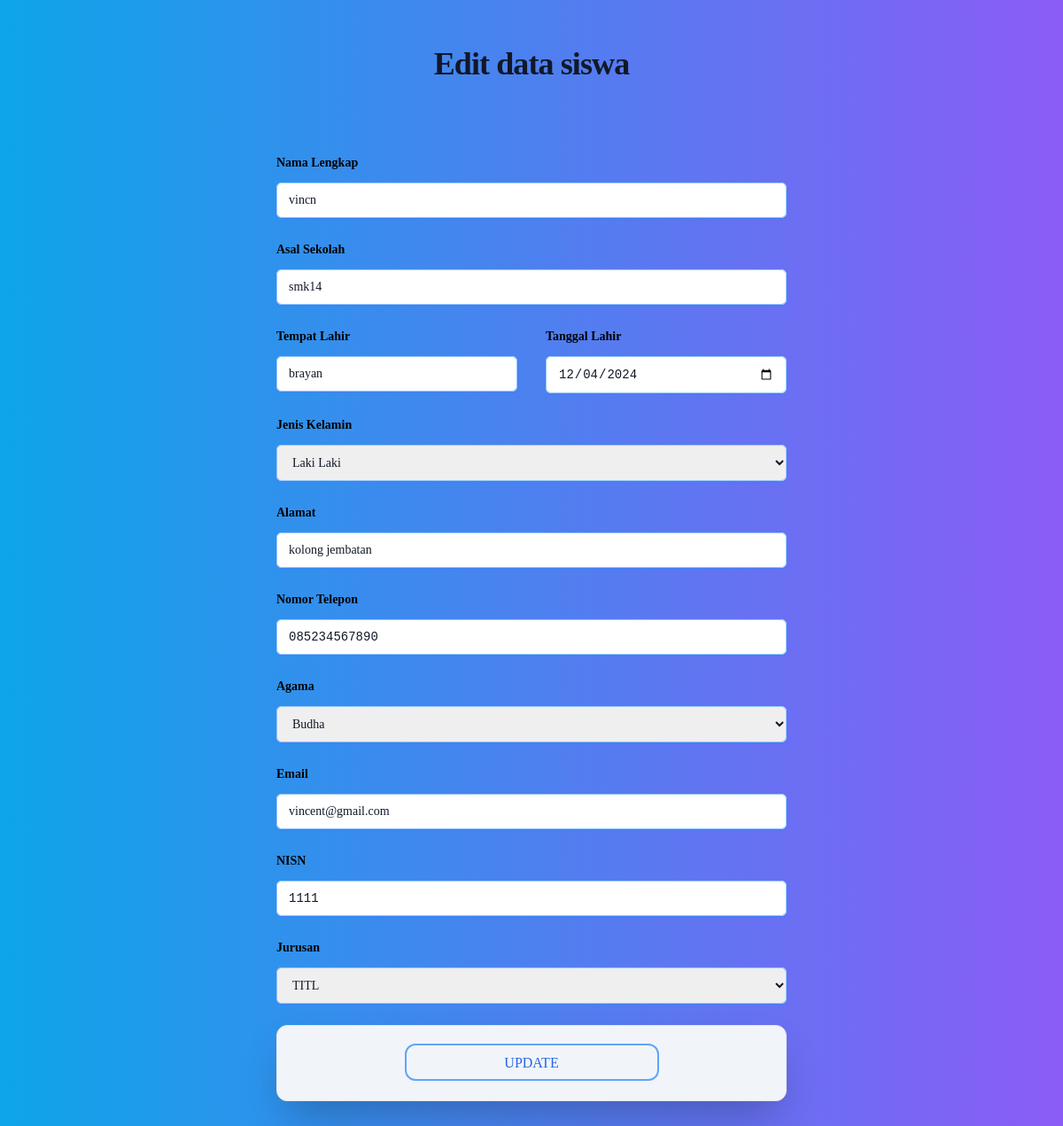
/edit.php?ide=1 (signed in), run on the app's committed database.
### tables this page shows
CREATE TABLE `pendaftar` (
  `ID` int(11) NOT NULL,
  `nama` varchar(100) NOT NULL,
  `asal` varchar(150) NOT NULL,
  `tempat` varchar(150) NOT NULL,
  `tanggal` date NOT NULL,
  `jk` varchar(11) NOT NULL,
  `alamat` varchar(100) NOT NULL,
  `nomor` varchar(150) NOT NULL,
  `agama` varchar(100) NOT NULL,
  `email` varchar(100) NOT NULL,
  `nisn` int(50) NOT NULL,
  `bid_study` varchar(150) NOT NULL,
  `tgl_daftar` date NOT NULL DEFAULT current_timestamp(),
  `setatus` varchar(50) NOT NULL,
  `pembaharuan` timestamp NULL DEFAULT NULL ON UPDATE current_timestamp()
);

### edit.php (the view, shortened to what this page needs)
<?php
    include("config.php");
    $id = $_GET['ide'];
    $sql = "SELECT * FROM pendaftar WHERE   ID = '$id'";
    $result = mysqli_query($db, $sql);
    $data = mysqli_fetch_array($result);
?>
<!DOCTYPE html>
<html lang="en">
<head>
    <script src="https://cdn.tailwindcss.com"></script>
</head>
<body class="bg-gradient-to-r from-sky-500 to-violet-500 font-serif">
    <div class="py-8">
<div class="isolate px-6 py-3 md:py-5 lg:px-8">
  <div class="mx-auto max-w-2xl text-center">
    <h2 class="text-3xl font-bold tracking-tight text-gray-900 sm:text-4xl">Edit data siswa</h2>
  </div>
  <form action="" method="POST" class="mx-auto mt-16 max-w-xl sm:mt-20">
    <div class="grid grid-cols-1 gap-x-8 gap-y-6 sm:grid-cols-2">
      <div class="sm:col-span-2">
        <label for="nama" class="block text-sm font-semibold leading-6 text-black">Nama Lengkap</label>
        <div class="mt-2.5">
          <input type="text" name="nama" value="<?=$data['nama'] ?>" id="nama" autocomplete="organization" class="block w-full rounded-md border-0 px-3.5 py-2 text-gray-900 shadow-sm ring-1 ring-inset shadow-blue-500 ring-blue-300 placeholder:text-gray-400 focus:ring-2 focus:ring-inset focus:ring-blue-400 sm:text-sm sm:leading-6" required>
        </div>
      </div>
      <div class="sm:col-span-2">
        <label for="asal" class="block text-sm font-semibold leading-6 text-black">Asal Sekolah</label>
        <div class="mt-2.5">
          <input type="text" name="asal" value="<?=$data['asal'] ?>" id="asal" autocomplete="organization" class="block w-full rounded-md border-0 px-3.5 py-2 text-gray-900 shadow-sm ring-1 ring-inset shadow-blue-500 ring-blue-300 placeholder:text-gray-400 focus:ring-2 focus:ring-inset focus:ring-blue-400 sm:text-sm sm:leading-6" required>
        </div>
      </div>
      <div>
        <label for="tmp" class="block text-sm font-semibold leading-6 text-black">Tempat Lahir</label>
        <div class="mt-2.5">
          <input type="text" name="tempat" value="<?=$data['tempat'] ?>" id="tmp" autocomplete="given-name" class="block w-full rounded-md border-0 px-3.5 py-2 text-gray-900 shadow-sm shadow-blue-500 ring-1 ring-inset ring-blue-300 placeholder:text-gray-400 focus:ring-2 focus:ring-inset focus:ring-blue-400 sm:text-sm sm:leading-6" required>
        </div>
      </div>
      <div>
        <label for="tgl" class="block text-sm font-semibold leading-6 text-black">Tanggal Lahir</label>
        <div class="mt-2.5">
          <input type="date" name="tanggal" value="<?=$data['tanggal'] ?>" id="tgl" autocomplete="family-name" class="font-mono block w-full rounded-md border-0 px-3.5 py-2 text-gray-900 shadow-sm ring-1 ring-inset shadow-blue-500 ring-blue-300 placeholder:text-gray-400 focus:ring-2 focus:ring-inset focus:ring-blue-400 sm:text-sm sm:leading-6 " required>
        </div>
      </div>
      <div class="sm:col-span-2">
        <label for="jk" class="block text-sm font-semibold leading-6 text-black">Jenis Kelamin</label>
        <div class="mt-2.5">
          <select name="jk" id="jk" class="block w-full rounded-md border-0 px-3.5 py-3 text-gray-900 shadow-sm ring-1 ring-inset shadow-blue-500 ring-blue-300 placeholder:text-gray-400 focus:ring-2 focus:ring-inset focus:ring-blue-400 sm:text-sm sm:leading-6">
          <?php
            if ($data['jk'] == "Laki Laki") echo "<option value='Laki Laki' selected>Laki Laki</option>";
            else echo "<option value='Laki Laki'>Laki Laki</option>"; ?>
          </select>
        </div>
      </div>
      <div class="sm:col-span-2">
        <label for="alamat" class="block text-sm font-semibold leading-6 text-black">Alamat</label>
        <div class="mt-2.5">
          <input type="text" name="alamat" value="<?=$data['alamat'] ?>" id="alamat" autocomplete="organization" class="block w-full rounded-md border-0 px-3.5 py-2 text-gray-900 shadow-sm ring-1 ring-inset shadow-blue-500 ring-blue-300 placeholder:text-gray-400 focus:ring-2 focus:ring-inset focus:ring-blue-400 sm:text-sm sm:leading-6" required>
        </div>
      </div>
      <div class="sm:col-span-2">
        <label for="nomor" class="block text-sm font-semibold leading-6 text-black">Nomor Telepon</label>
        <div class="mt-2.5">
          <input type="number" name="nomor" value="<?=$data['nomor'] ?>" id="nomor" autocomplete="organization" class="font-mono block w-full rounded-md border-0 px-3.5 py-2 text-gray-900 shadow-sm ring-1 ring-inset shadow-blue-500 ring-blue-300 placeholder:text-gray-400 focus:ring-2 focus:ring-inset focus:ring-blue-400 sm:text-sm sm:leading-6" required>
        </div>
      </div>
      <div class="sm:col-span-2">
        <label for="agama" class="block text-sm font-semibold leading-6 text-black">Agama</label>
        <div class="mt-2.5">
          <select name="agama" id="agama" class="block w-full rounded-md border-0 px-3.5 py-3 text-gray-900 shadow-sm ring-1 ring-inset shadow-blue-500 ring-blue-300 placeholder:text-gray-400 focus:ring-2 focus:ring-inset focus:ring-blue-400 sm:text-sm sm:leading-6">
            <?php
            if ($data['agama'] == "Budha") echo "<option value='Budha' selected>Budha</option>";
            else echo "<option>Budha</option>"; ?>
          </select>
        </div>
      </div>
      <div class="sm:col-span-2">
        <label for="email" class="block text-sm font-semibold leading-6 text-black">Email</label>
        <div class="mt-2.5">
          <input type="text" name="email" value="<?=$data['email'] ?>" id="email" autocomplete="organization" class="block w-full rounded-md border-0 px-3.5 py-2 text-gray-900 shadow-sm ring-1 ring-inset shadow-blue-500 ring-blue-300 placeholder:text-gray-400 focus:ring-2 focus:ring-inset focus:ring-blue-400 sm:text-sm sm:leading-6" required>
        </div>
      </div>
      <div class="sm:col-span-2">
        <label for="nisn" class="block text-sm font-semibold leading-6 text-black">NISN</label>
        <div class="mt-2.5">
          <input type="number" name="nisn" value="<?=$data['nisn'] ?>" id="nisn" autocomplete="organization" class="font-mono block w-full rounded-md border-0 px-3.5 py-2 text-gray-900 shadow-sm ring-1 ring-inset shadow-blue-500 ring-blue-300 placeholder:text-gray-400 focus:ring-2 focus:ring-inset focus:ring-blue-400 sm:text-sm sm:leading-6" required>
        </div>
      </div>
      <div class="sm:col-span-2">
        <label for="jurusan" class="block text-sm font-semibold leading-6 text-black">Jurusan</label>
        <div class="mt-2.5">
          <select name="bid_study" id="jurusan" class="block w-full rounded-md border-0 px-3.5 py-3 text-gray-900 shadow-sm ring-1 ring-inset shadow-blue-500 ring-blue-300 placeholder:text-gray-400 focus:ring-2 focus:ring-inset focus:ring-blue-400 sm:text-sm sm:leading-6">
            <?php
            if ($data['bid_study'] == "TITL") echo "<option value='TITL' selected>TITL</option>";
            else echo "<option>TITL</option>"; ?>
          </select>
        </div>
      </div>
    <div class="col-span-2 border rounded-xl bg-slate-100 shadow-2xl flex flex-col flex-wrap gap-5 ">
      <input type="submit" class="py-2 mx-auto my-5 size-2/4 border-2 border-solid rounded-xl text-center bg-blue-600 text-white md:border-blue-400 md:bg-transparent md:text-blue-600
       hover:bg-blue-500 hover:text-white hover:shadow-2xl hover:shadow-blue-500/50" name="ubah" value="UPDATE" onclick="return confirm('Sudah yakin data sudah benar?'); window.history.back();">
    </div>
  </form>
</div>
    </div>
</body>
</html>

### data on the page
pendaftar: nama "vincn", asal "smk14", tempat "brayan", tanggal "12/04/2024", jk "Laki Laki", alamat "kolong jembatan", nomor "085234567890", agama "Budha", email "vincent@gmail.com", nisn "1111", bid_study "TITL"
